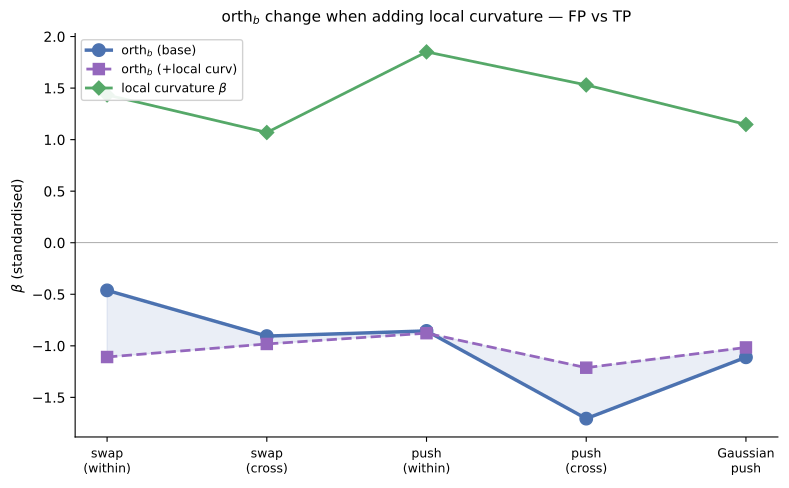

Recreate this plot in Python.
"""orth beta reduction — FP vs TP only.

Shows orth beta in base model vs after adding local curvature,
and the curvature beta itself.
Uses local_gap_frac consistently across all strategies.

Usage:
    python figures/fig_orth_beta_reduction_fptp.py [--csv PATH]
"""
import argparse, warnings
import numpy as np
import pandas as pd
from sklearn.linear_model import LogisticRegression
import matplotlib
matplotlib.use("Agg")
import matplotlib.pyplot as plt

warnings.filterwarnings("ignore")

BUCKETS = ["STR_swap_within", "STR_swap_cross",
           "STR_push_within", "STR_push_cross", "Gaussian_push"]
BUCKET_LABELS = {
    "STR_swap_within": "swap\n(within)", "STR_swap_cross": "swap\n(cross)",
    "STR_push_within": "push\n(within)", "STR_push_cross": "push\n(cross)",
    "Gaussian_push": "Gaussian\npush",
}
CURV_FEAT = "local_gap_frac"


def _strat_bucket(row):
    push = str(row["push_site"]) if pd.notna(row.get("push_site")) else ""
    strategy = str(row["strategy"]) if pd.notna(row.get("strategy")) else ""
    base, target = row.get("base_task"), row.get("target_task")
    within = pd.notna(target) and base == target
    if push == "input": return f"STR_swap_{'within' if within else 'cross'}"
    if push == "self": return f"{strategy}_self"
    if strategy == "STR": return f"STR_push_{'within' if within else 'cross'}"
    return f"{strategy}_push"


def build_moderate_band(df, bucket):
    sub = df[df["bucket"] == bucket].copy()
    ic = sub[sub["in_base_circuit"] == True]
    oc = sub[sub["in_base_circuit"] == False]
    thr = ic.groupby("combo")["abs_NIE"].median().to_dict()
    def above(row):
        t = thr.get(row["combo"])
        return t is not None and pd.notna(row["abs_NIE"]) and row["abs_NIE"] >= t
    pool = pd.concat([ic, oc])
    pool = pool[pool.apply(above, axis=1)].copy()
    med = pool["abs_NIE"].median()
    pool = pool[pool["abs_NIE"] <= med].copy()
    pool["label"] = (~pool["in_base_circuit"]).astype(float)
    return pool


def zscore(df, feats):
    out = df.copy()
    for f in feats:
        out[f"z_{f}"] = out.groupby("combo")[f].transform(
            lambda s: (s - s.mean()) / (s.std() + 1e-12))
    return out


def fit_model(df, feats):
    z = [f"z_{f}" for f in feats]
    X = df[z].values.astype(float)
    y = df["label"].values
    lr = LogisticRegression(max_iter=2000, C=10.0)
    lr.fit(X, y)
    return {f: lr.coef_[0][i] for i, f in enumerate(feats)}


def main():
    ap = argparse.ArgumentParser()
    ap.add_argument("--csv", default="interaction_analysis_ripplefull/rows.csv")
    ap.add_argument("--out", default="figures/fig_orth_beta_reduction_fptp.pdf")
    args = ap.parse_args()

    df = pd.read_csv(args.csv)
    df["bucket"] = df.apply(_strat_bucket, axis=1)

    x = np.arange(len(BUCKETS))
    orth_base, orth_curv, curv_beta = [], [], []

    for bk in BUCKETS:
        pool = build_moderate_band(df, bk)
        is_cross = "cross" in bk
        base_feats = ["orth_base", "along_nonbase_max"]
        if is_cross:
            base_feats.append("along_target")
        required = base_feats + [CURV_FEAT]
        pool = pool.dropna(subset=required + ["label", "combo"])
        pool = zscore(pool, required)
        for f in required:
            pool = pool[np.isfinite(pool[f])]

        betas_b = fit_model(pool, base_feats)
        orth_base.append(betas_b["orth_base"])

        betas_c = fit_model(pool, base_feats + [CURV_FEAT])
        orth_curv.append(betas_c["orth_base"])
        curv_beta.append(betas_c[CURV_FEAT])

    fig, ax = plt.subplots(figsize=(8, 5))
    ax.plot(x, orth_base, color="#4C72B0", marker="o", ls="-", lw=2.5,
            markersize=9, zorder=4, label=r"$\mathrm{orth}_b$ (base)")
    ax.plot(x, orth_curv, color="#9467BD", marker="s", ls="--", lw=2.0,
            markersize=8, zorder=4, label=r"$\mathrm{orth}_b$ (+local curv)")
    ax.plot(x, curv_beta, color="#55A868", marker="D", ls="-", lw=2.0,
            markersize=7, zorder=3, label=r"local curvature $\beta$")
    ax.fill_between(x, orth_base, orth_curv, color="#4C72B0", alpha=0.12, zorder=1)

    ax.axhline(0, color="grey", ls="-", lw=0.5, zorder=0)
    ax.set_xticks(x)
    ax.set_xticklabels([BUCKET_LABELS[bk] for bk in BUCKETS], fontsize=9)
    ax.set_ylabel(r"$\beta$ (standardised)", fontsize=10)
    ax.set_title(r"$\mathrm{orth}_b$ change when adding local curvature — FP vs TP", fontsize=11, pad=8)
    ax.legend(fontsize=9, loc="upper left", framealpha=0.9)
    ax.spines["top"].set_visible(False)
    ax.spines["right"].set_visible(False)

    fig.tight_layout()
    fig.savefig(args.out, dpi=200, bbox_inches="tight")
    print(f"Saved {args.out}")


if __name__ == "__main__":
    main()
